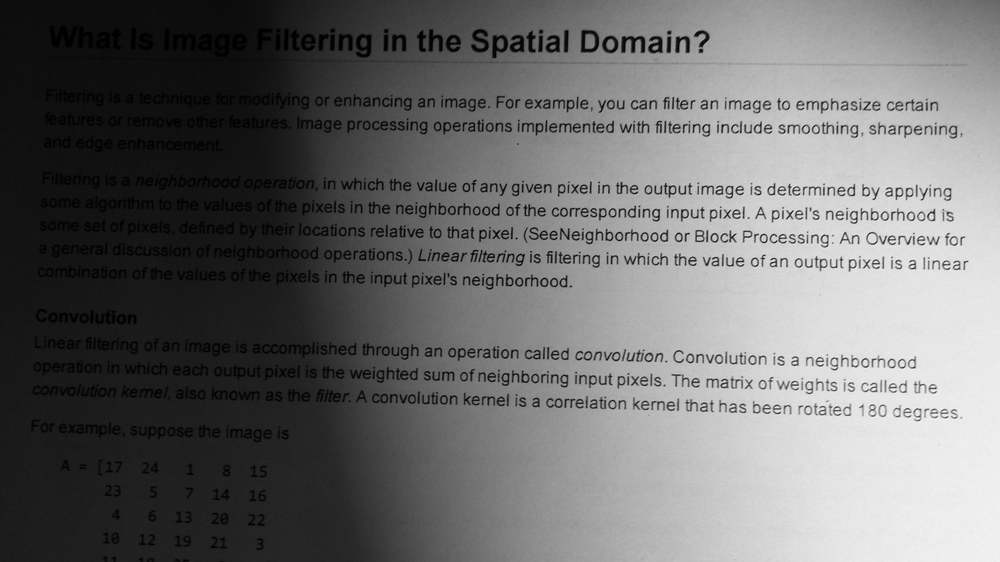
#> input picture images/gray/text_4.png, 1000 x 562 px, shrunk from 1632 x 918 before the run
$ python example_11_adaptive_thresholding.py   (older library calls are emulated)
#> lines starting #> are read from the running program, lines starting #| are printed output that depends on the picture; after the words box and inside, x2 and y2 are one past the last pixel; in counts of white or black regions, pixels touching at a corner belong together
### pai_basis/pai_io.py
'''
Created on Aug 1, 2019

@author: jsaavedr
io functions
'''
import skimage.io as skio
import numpy as np
import basis

def imread(filename, as_gray = False):
#> called with filename = '../images/gray/text_4.png', as_gray = True
    image = skio.imread(filename, as_gray = as_gray)
#> image is the input picture: shape (562, 1000); min 0, max 255, mean 110.3
    if image.dtype == np.float64 :
        image = basis.to_uint8(image)
    return image

### pai_basis/basis.py
'''
pai_basic.basis module
A set of basic functions to operate on gray-scale images
@author: jsaavedr
'''
import numpy as np
import scipy.ndimage.filters as nd_filters

#get histogram of an image
def get_histogram(gray_im):
    h=np.zeros(256, dtype=np.float32)
    for i in range(gray_im.shape[0]):
        for j in range(gray_im.shape[1]):
            h[gray_im[i,j]]+=1.0
    return h
#----------------------------------------------
def threshold(gray_im, th):
    bin_im = np.zeros(gray_im.shape, np.uint8)
    bin_im[gray_im>=th]=1
    return bin_im
#----------------------------------------------
#compute accum
def get_accum(histogram, length=256):
    accum=np.zeros(length)
    accum[0]=histogram[0]
    for i in range(1,length):
        accum[i]=accum[i-1]+histogram[i]
    return accum

#det otsu
def get_threshold_otsu(gray_im):
    h = get_histogram(gray_im)
#> h = 256 values, max 8929 at index 14, min 0 at index 247, mean 2195.3
    h = h / np.sum(h)
#> h = 256 values, max 0.0159 at index 14, min 0 at index 247, mean 0.00391
    accum = get_accum(h)
#> after the loop in get_accum, `for i in range(1,length):`: accum = 256 values from 0.00214 to 1
#> accum = 256 values from 0.00214 to 1
    media_t = np.zeros(256,  np.float32)
    #compute media for each t in [0..255]
    for i in range(0,256):
        media_t[i] = media_t[i-1] + i*h[i]
#> after the loop, media_t = 256 values from 0 to 110.3
    mu = media_t[255]
#> mu = 110.3
    best_t = 0
    best_val = 0
    eps = 0.0001
    for t in range(1,256):
        w0 = accum[t]
        w1 = 1.0 - w0
        mu_0 = media_t[t] / (w0 + eps)
        mu_1 = (mu - media_t[t]) / (w1 + eps)
        val = w0*(mu_0 - mu)*(mu_0 - mu) + w1*(mu_1 - mu)*(mu_1 - mu)
        if val > best_val:
            best_val = val
            best_t = t
#> this loop made 255 passes
#> (w0, w1, mu_0, mu_1, val, best_val) on passes 1 to 12: (0.00421, 0.996, 0.479, 110.7, 50.92, 50.92), (0.00696, 0.993, 1.07, 111, 83.59, 83.59), (0.0103, 0.99, 1.69, 111.4, 122.9, 122.9), (0.0137, 0.986, 2.26, 111.8, 162.6, 162.6), (0.017, 0.983, 2.79, 112.1, 199.9, 199.9), (0.0203, 0.98, 3.3, 112.5, 236.6, 236.6), (0.0234, 0.977, 3.79, 112.8, 271.6, 271.6), (0.0266, 0.973, 4.3, 113.2, 307.1, 307.1), (0.0298, 0.97, 4.81, 113.5, 342.2, 342.2), (0.0334, 0.967, 5.36, 113.9, 380.2, 380.2), (0.0385, 0.962, 6.1, 114.4, 434.1, 434.1), (0.048, 0.952, 7.27, 115.5, 535, 535)
#> after the loop, best_t = 111; best_val = 5060.1
    return best_t

#equalization
# [54 lines left out: functions equalize_image, get_gaussian2d, constrast_stretching, to_uint8, add_gaussian_noise, get_borde, not called in this run]

### pai_basis/example_11_adaptive_thresholding.py
'''
Created on Aug 6, 2019

@author: jsaavedr
Adaptive Threhsolding
'''

import matplotlib.pyplot as plt
import skimage.filters as filters
import numpy as np
import basis
import pai_io

if __name__ == '__main__' :
    filename ='../images/gray/text_4.png'
    image=pai_io.imread(filename, as_gray = True)
    th_otsu = basis.get_threshold_otsu(image)
#> th_otsu = 111
    th_adaptive = filters.threshold_local(image, block_size = 31, offset = 5)
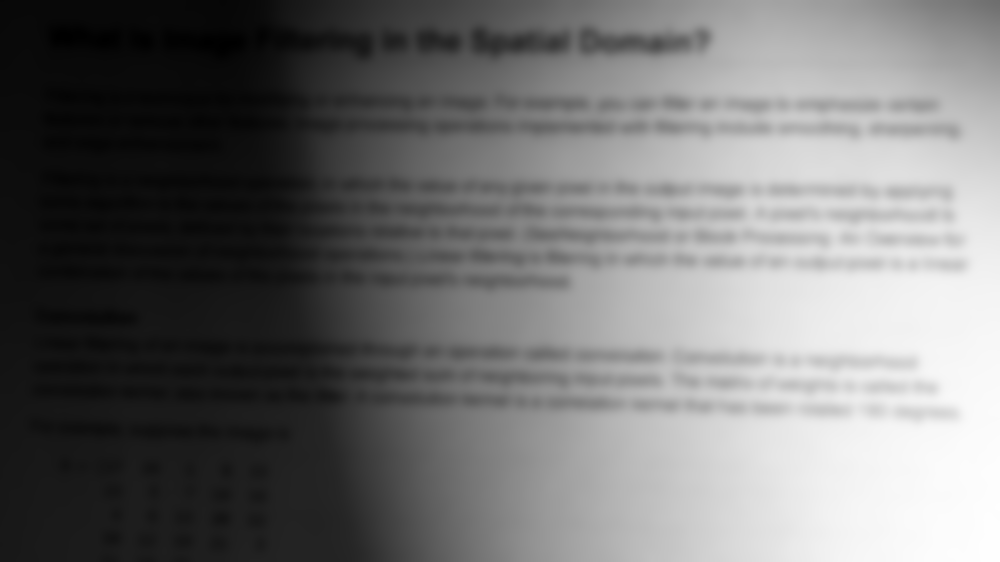
#> th_adaptive: shape (562, 1000) float64; min -0.158, max 234.6, mean 105.3; drawn with min black and max white
    bin_image_otsu = basis.threshold(image, th_otsu)
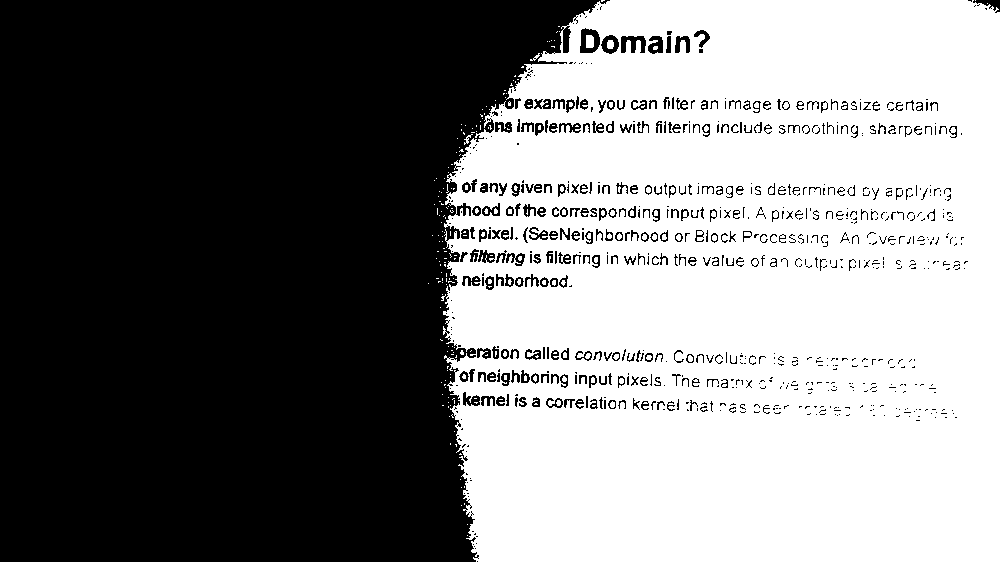
#> bin_image_otsu: shape (562, 1000); values 0 (black) and 1 (white), 49.6% white; 250 white regions (211 under 20 px), largest, box (x1, y1, x2, y2) and area: (443, 0, 1000, 562) 276625, (586, 35, 594, 48) 100, (607, 40, 614, 49) 56
    bin_image_adaptive = np.uint8(image > th_adaptive)
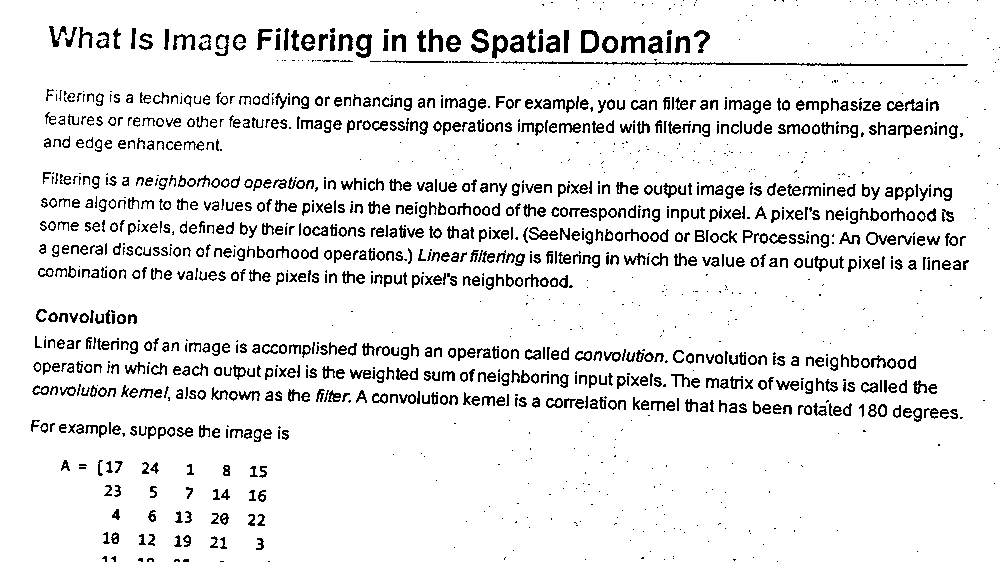
#> bin_image_adaptive: shape (562, 1000); values 0 (black) and 1 (white), 90.9% white; black in thin lines or dots
    fig, xs = plt.subplots(1,3)
    for i in range(3):
        xs[i].set_axis_off()
    xs[0].imshow(image, cmap = 'gray', vmin =0 , vmax=255)
    xs[0].set_title('Original')
    xs[1].imshow(bin_image_otsu*255, cmap = 'gray', vmin = 0, vmax = 255)
    xs[1].set_title('Otsu')
    xs[2].imshow(bin_image_adaptive*255, cmap = 'gray', vmin = 0, vmax = 255)
    xs[2].set_title('Adaptive')
    plt.show()
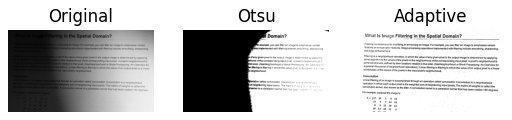
#> figure drawn by matplotlib, 3 panels

$ run again, with images/gray/text_3.png copied over images/gray/text_4.png
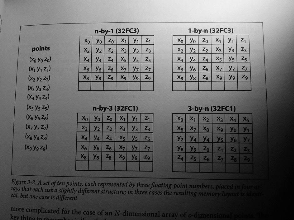
#> input picture images/gray/text_3.png, 294 x 220 px
#> in imread, image is the input picture: shape (220, 294); min 0, max 242, mean 101.9
#> in get_threshold_otsu, `h = get_histogram(gray_im)`: h = 256 values, max 577 at index 9, min 0 at index 243, mean 252.7
#> in get_threshold_otsu, `h = h / np.sum(h)`: h = 256 values, max 0.00892 at index 9, min 0 at index 243, mean 0.00391
#> after the loop in get_accum, `for i in range(1,length):`: accum = 256 values from 1.55e-05 to 1
#> after the loop in get_threshold_otsu, `for i in range(0,256):`: media_t = 256 values from 0 to 101.9
#> mu = 101.9
#> the loop in get_threshold_otsu, `for t in range(1,256):` made 255 passes
#> (w0, w1, mu_0, mu_1, val, best_val) on passes 1 to 8: (0.00114, 0.999, 0.907, 102, 11.67, 11.67), (0.00526, 0.995, 1.75, 102.4, 52.96, 52.96), (0.0135, 0.987, 2.51, 103.2, 134.9, 134.9), (0.0197, 0.98, 2.97, 103.8, 196.1, 196.1), (0.0248, 0.975, 3.39, 104.4, 246.1, 246.1), (0.0299, 0.97, 3.84, 104.9, 296.6, 296.6), (0.036, 0.964, 4.37, 105.5, 355, 355), (0.0428, 0.957, 4.94, 106.2, 419.9, 419.9)
#> after the loop in get_threshold_otsu, `for t in range(1,256):`: best_t = 104; best_val = 2708.8
#> th_otsu = 104
#> `bin_image_otsu = basis.threshold(image, th_otsu)`:
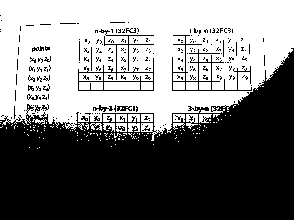
#> bin_image_otsu: shape (220, 294); values 0 (black) and 1 (white), 47.9% white; 161 white regions (136 under 20 px), largest, box (x1, y1, x2, y2) and area: (0, 0, 294, 141) 28128, (104, 73, 153, 81) 329, (104, 82, 140, 90) 288
#> bin_image_adaptive: shape (220, 294); values 0 (black) and 1 (white), 86.6% white; black in thin lines or dots
#> `plt.show()`:
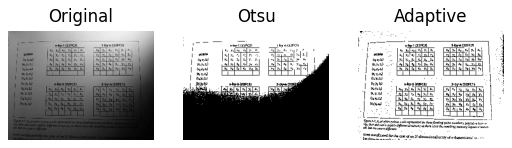
#> figure drawn by matplotlib, 3 panels
